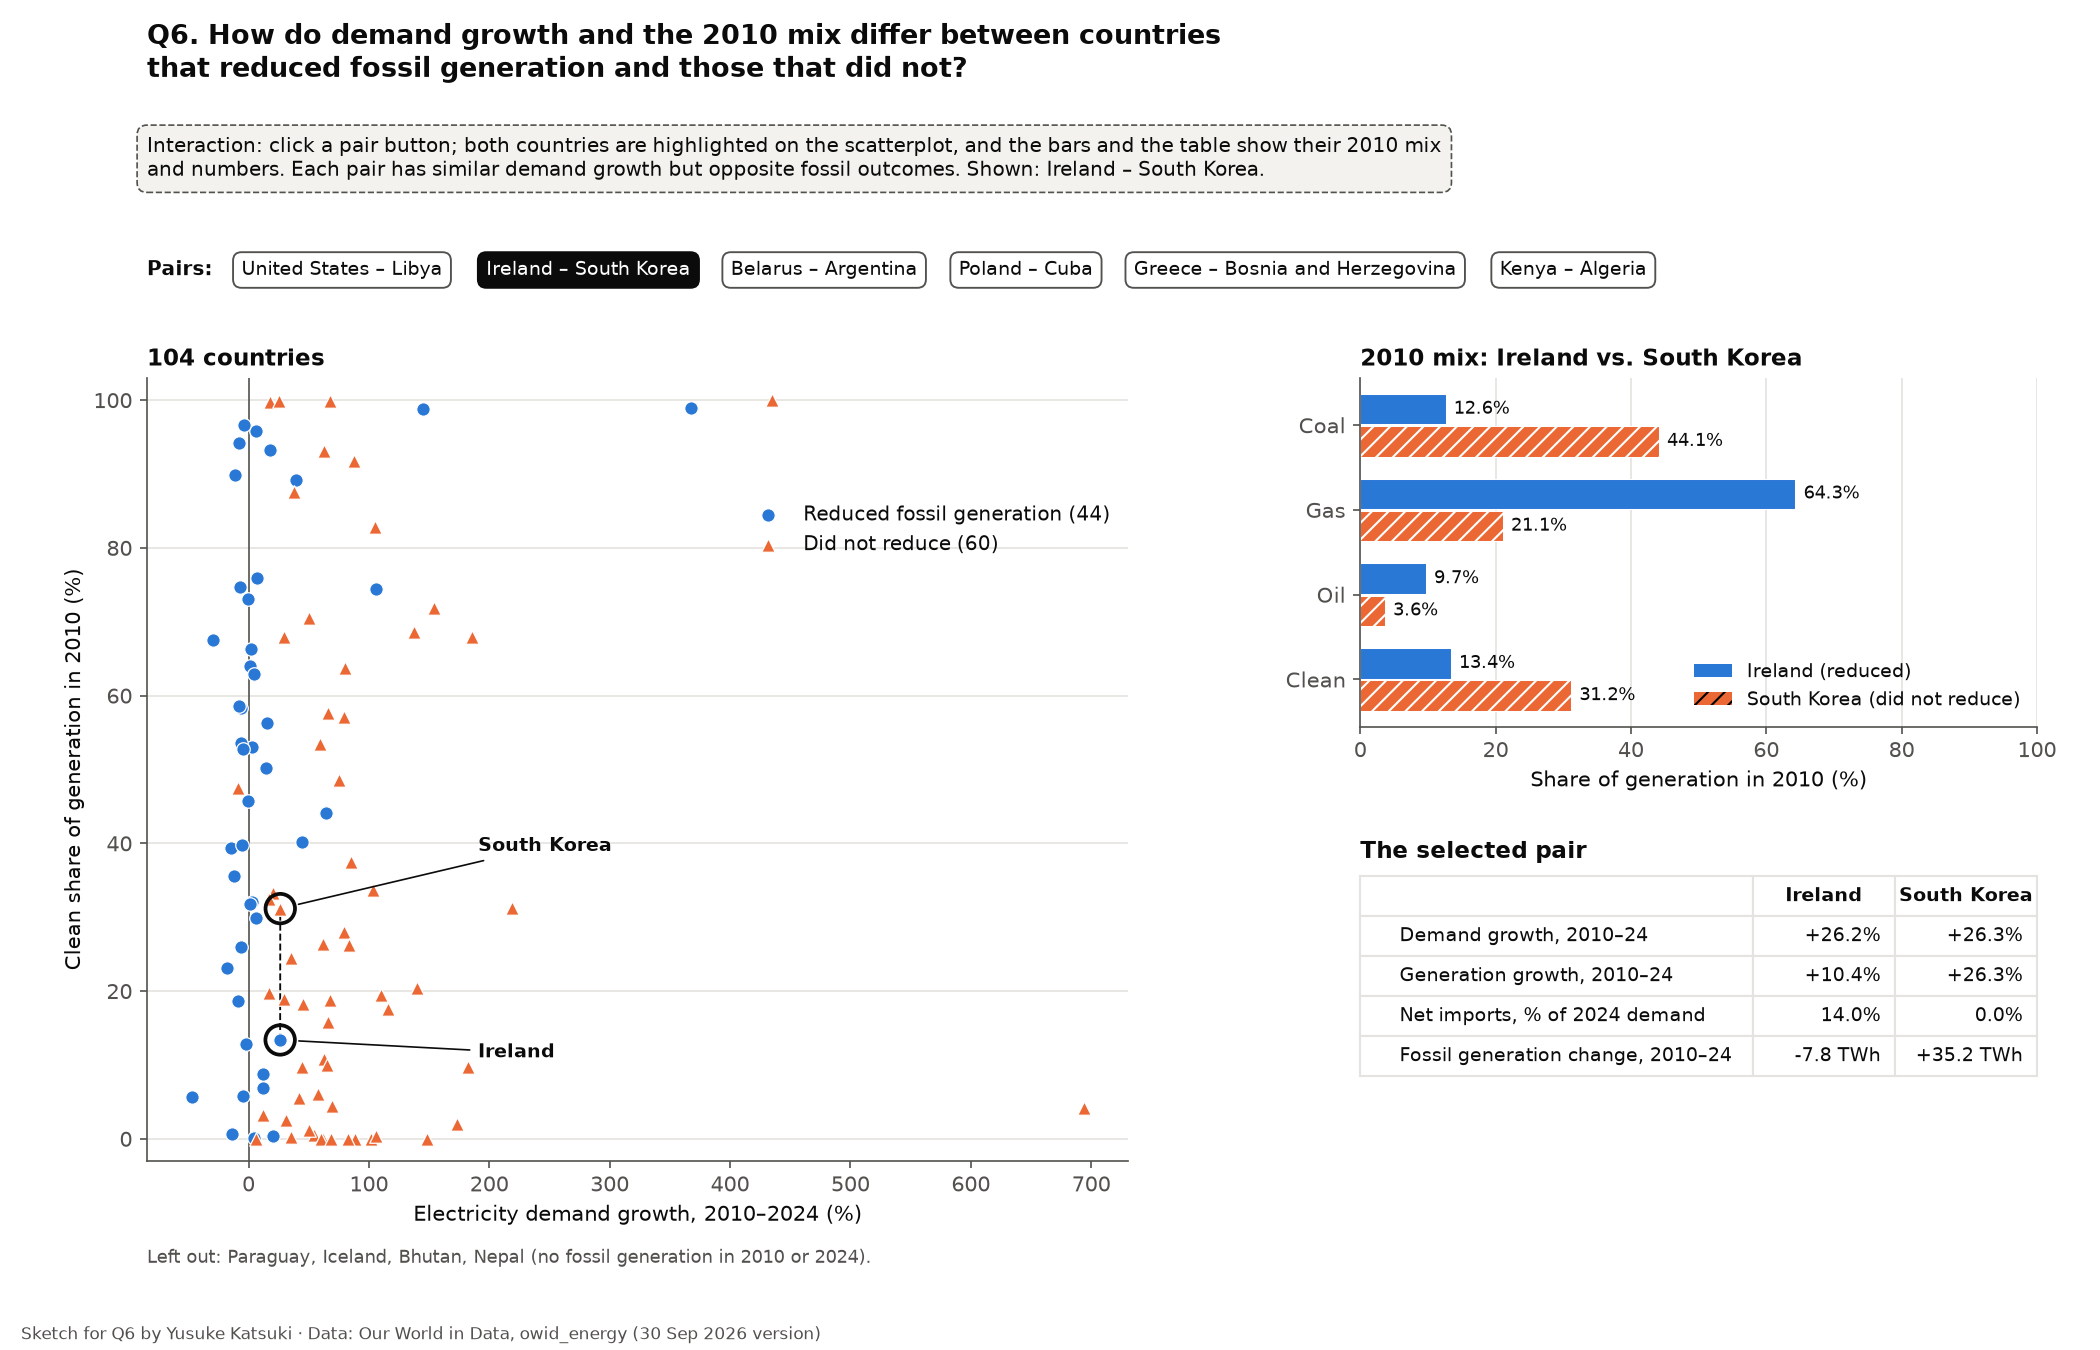

Here is the Python script that generated this plot:
"""Q6 sketch: demand growth and the 2010 mix, countries that reduced fossil generation vs. those that did not.

Left: a scatterplot of demand growth (x) and the 2010 clean share (y), one dot per country.
Right: the 2010 mix of the selected pair as bars, with the pair's numbers below.
Six buttons choose a pair: two countries with similar demand growth but opposite fossil outcomes.
The static sketch shows Ireland - South Korea selected.
"""

import matplotlib.pyplot as plt
from matplotlib.lines import Line2D
from matplotlib.patches import Patch

from common import FOSSIL_DOWN, FOSSIL_UP, MUTED, TEXT, control, footer, interaction_note, read, save, style

# The six pairs in the M2 sample (deliverables/m2.md): the closest demand growth, one country from each group.
# Each pair is (reduced fossil generation, did not).
PAIRS = [
    ("United States", "Libya"),
    ("Ireland", "South Korea"),
    ("Belarus", "Argentina"),
    ("Poland", "Cuba"),
    ("Greece", "Bosnia and Herzegovina"),
    ("Kenya", "Algeria"),
]
SELECTED = PAIRS[1]
GROUPS = [(True, "Reduced fossil generation", FOSSIL_DOWN), (False, "Did not reduce", FOSSIL_UP)]
MIX = [("Coal", "coal_share_pct_2010"), ("Gas", "gas_share_pct_2010"), ("Oil", "oil_share_pct_2010"),
       ("Clean", "clean_share_pct_2010")]

countries = read("comparison_2010_2024.csv")
# Countries with no fossil generation in either year had nothing to cut, so they are left out.
no_fossil = (countries["fossil_twh_2010"] == 0) & (countries["fossil_twh_2024"] == 0)
left_out = countries.loc[no_fossil, "country"].tolist()
countries = countries[~no_fossil]
pair = [countries[countries["country"] == name].iloc[0] for name in SELECTED]

fig = plt.figure(figsize=(14, 9))
grid = fig.add_gridspec(2, 2, left=0.07, right=0.97, top=0.72, bottom=0.14, width_ratios=[1.45, 1],
                        height_ratios=[1.2, 1], wspace=0.28, hspace=0.45)
ax_scatter = fig.add_subplot(grid[:, 0])
ax_bars = fig.add_subplot(grid[0, 1])
ax_table = fig.add_subplot(grid[1, 1])

# Scatterplot: every country, then the selected pair with rings, names and a dashed line between them.
for reduced, name, look in GROUPS:
    rows = countries[countries["fossil_reduced"] == reduced]
    ax_scatter.scatter(rows["demand_growth_pct"], rows["clean_share_pct_2010"], s=42, color=look["color"],
                       marker=look["marker"], edgecolors="white", linewidths=0.6, zorder=3,
                       label=f"{name} ({len(rows)})")
ax_scatter.plot([row["demand_growth_pct"] for row in pair], [row["clean_share_pct_2010"] for row in pair],
                color=TEXT, linestyle="--", linewidth=0.9, zorder=2)
for row, offset in zip(pair, [(95, -6), (95, 30)]):
    ax_scatter.scatter([row["demand_growth_pct"]], [row["clean_share_pct_2010"]], s=200, facecolors="none",
                       edgecolors=TEXT, linewidths=1.8, zorder=4)
    ax_scatter.annotate(row["country"], xy=(row["demand_growth_pct"], row["clean_share_pct_2010"]), xytext=offset,
                        textcoords="offset points", va="center", fontsize=9, fontweight="bold",
                        arrowprops={"arrowstyle": "-", "color": TEXT, "linewidth": 0.8, "shrinkB": 9})
ax_scatter.axvline(0, color=MUTED, linewidth=0.8, zorder=1)
ax_scatter.set_ylim(-3, 103)
style(ax_scatter, "Electricity demand growth, 2010–2024 (%)", "Clean share of generation in 2010 (%)",
      f"{len(countries)} countries")
ax_scatter.legend(loc="upper right", bbox_to_anchor=(1, 0.86), frameon=False, fontsize=9.5)
ax_scatter.text(0, -0.13, f"Left out: {', '.join(left_out)} (no fossil generation in 2010 or 2024).",
                transform=ax_scatter.transAxes, fontsize=8.5, color=MUTED)

# Bars: the pair's 2010 mix, one bar per country in its group's color (and hatching for "did not reduce").
for i, ((reduced, _, look), row) in enumerate(zip(GROUPS, pair)):
    y = [k + (i - 0.5) * 0.38 for k in range(len(MIX))]
    values = [row[column] for _, column in MIX]
    ax_bars.barh(y, values, height=0.36, color=look["color"], hatch="" if reduced else "///",
                 edgecolor="white", linewidth=0.5)
    for yy, value in zip(y, values):
        ax_bars.text(value + 1.2, yy, f"{value:.1f}%", va="center", fontsize=8.5)
ax_bars.set_yticks(range(len(MIX)), [name for name, _ in MIX])
ax_bars.invert_yaxis()
ax_bars.set_xlim(0, 100)
style(ax_bars, "Share of generation in 2010 (%)", "", f"2010 mix: {SELECTED[0]} vs. {SELECTED[1]}")
ax_bars.grid(axis="x", color="#e4e3df", linewidth=0.8)
ax_bars.grid(axis="y", visible=False)
ax_bars.legend([Patch(facecolor=FOSSIL_DOWN["color"]), Patch(facecolor=FOSSIL_UP["color"], hatch="///")],
               [f"{SELECTED[0]} (reduced)", f"{SELECTED[1]} (did not reduce)"], loc="lower right",
               frameon=False, fontsize=9)

# The pair's numbers: demand growth with generation growth and net imports next to it, and the fossil outcome.
cells = [
    ["Demand growth, 2010–24"] + [f"{row['demand_growth_pct']:+.1f}%" for row in pair],
    ["Generation growth, 2010–24"] + [f"{row['generation_growth_pct']:+.1f}%" for row in pair],
    ["Net imports, % of 2024 demand"] + [f"{row['net_imports_share_of_demand_pct_2024']:.1f}%" for row in pair],
    ["Fossil generation change, 2010–24"] + [f"{row['d_fossil_twh']:+.1f} TWh" for row in pair],
]
ax_table.axis("off")
table = ax_table.table(cellText=cells, colLabels=["", *SELECTED], loc="upper center", cellLoc="right",
                       colWidths=[0.58, 0.21, 0.21])
table.auto_set_font_size(False)
table.set_fontsize(9)
table.scale(1, 1.6)
for (r, c), cell in table.get_celld().items():
    cell.set_edgecolor("#e4e3df")
    if c == 0:
        cell.set_text_props(ha="left")
    if r == 0:
        cell.set_text_props(fontweight="bold")
ax_table.set_title("The selected pair", loc="left", fontsize=11, fontweight="bold")

fig.suptitle("Q6. How do demand growth and the 2010 mix differ between countries\n"
             "that reduced fossil generation and those that did not?",
             x=0.07, y=0.985, ha="left", fontsize=13, fontweight="bold")
interaction_note(fig, 0.07, 0.9,
                 "click a pair button; both countries are highlighted on the scatterplot, and the bars and the table "
                 "show their 2010 mix\nand numbers. Each pair has similar demand growth but opposite fossil outcomes. "
                 f"Shown: {SELECTED[0]} – {SELECTED[1]}.")
# Pair buttons in one row, each placed after the previous one's measured width.
fig.text(0.07, 0.8, "Pairs:", fontsize=9.5, va="center", fontweight="bold")
x = 0.115
renderer = fig.canvas.get_renderer()
for reduced_country, other in PAIRS:
    button = control(fig, x, 0.8, f"{reduced_country} – {other}", selected=(reduced_country, other) == SELECTED)
    x += button.get_window_extent(renderer).width / fig.bbox.width + 0.018
footer(fig, "Q6")
save(fig, "q6.png")
